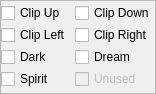
<?xml version="1.0" encoding="UTF-8"?>
<ui version="4.0">
 <class>MapFlags</class>
 <widget class="QWidget" name="MapFlags">
  <property name="geometry">
   <rect>
    <x>0</x>
    <y>0</y>
    <width>156</width>
    <height>94</height>
   </rect>
  </property>
  <property name="windowTitle">
   <string>Form</string>
  </property>
  <property name="autoFillBackground">
   <bool>true</bool>
  </property>
  <layout class="QHBoxLayout" name="horizontalLayout">
   <property name="spacing">
    <number>0</number>
   </property>
   <property name="leftMargin">
    <number>0</number>
   </property>
   <property name="topMargin">
    <number>0</number>
   </property>
   <property name="rightMargin">
    <number>0</number>
   </property>
   <property name="bottomMargin">
    <number>0</number>
   </property>
   <item>
    <widget class="QFrame" name="frame">
     <property name="frameShape">
      <enum>QFrame::StyledPanel</enum>
     </property>
     <property name="frameShadow">
      <enum>QFrame::Raised</enum>
     </property>
     <layout class="QGridLayout" name="gridLayout">
      <property name="leftMargin">
       <number>0</number>
      </property>
      <property name="topMargin">
       <number>0</number>
      </property>
      <property name="rightMargin">
       <number>0</number>
      </property>
      <property name="bottomMargin">
       <number>0</number>
      </property>
      <property name="spacing">
       <number>0</number>
      </property>
      <item row="0" column="0">
       <widget class="QCheckBox" name="chkClipUp">
        <property name="text">
         <string>Clip Up</string>
        </property>
       </widget>
      </item>
      <item row="0" column="1">
       <widget class="QCheckBox" name="chkClipDown">
        <property name="text">
         <string>Clip Down</string>
        </property>
       </widget>
      </item>
      <item row="1" column="0">
       <widget class="QCheckBox" name="chkClipLeft">
        <property name="text">
         <string>Clip Left</string>
        </property>
       </widget>
      </item>
      <item row="1" column="1">
       <widget class="QCheckBox" name="chkClipRight">
        <property name="text">
         <string>Clip Right</string>
        </property>
       </widget>
      </item>
      <item row="2" column="0">
       <widget class="QCheckBox" name="chkDark">
        <property name="text">
         <string>Dark</string>
        </property>
       </widget>
      </item>
      <item row="2" column="1">
       <widget class="QCheckBox" name="chkDream">
        <property name="text">
         <string>Dream</string>
        </property>
       </widget>
      </item>
      <item row="3" column="0">
       <widget class="QCheckBox" name="chkSpirit">
        <property name="text">
         <string>Spirit</string>
        </property>
       </widget>
      </item>
      <item row="3" column="1">
       <widget class="QCheckBox" name="chUnused">
        <property name="enabled">
         <bool>false</bool>
        </property>
        <property name="text">
         <string>Unused</string>
        </property>
       </widget>
      </item>
     </layout>
    </widget>
   </item>
  </layout>
 </widget>
 <resources/>
 <connections/>
</ui>
